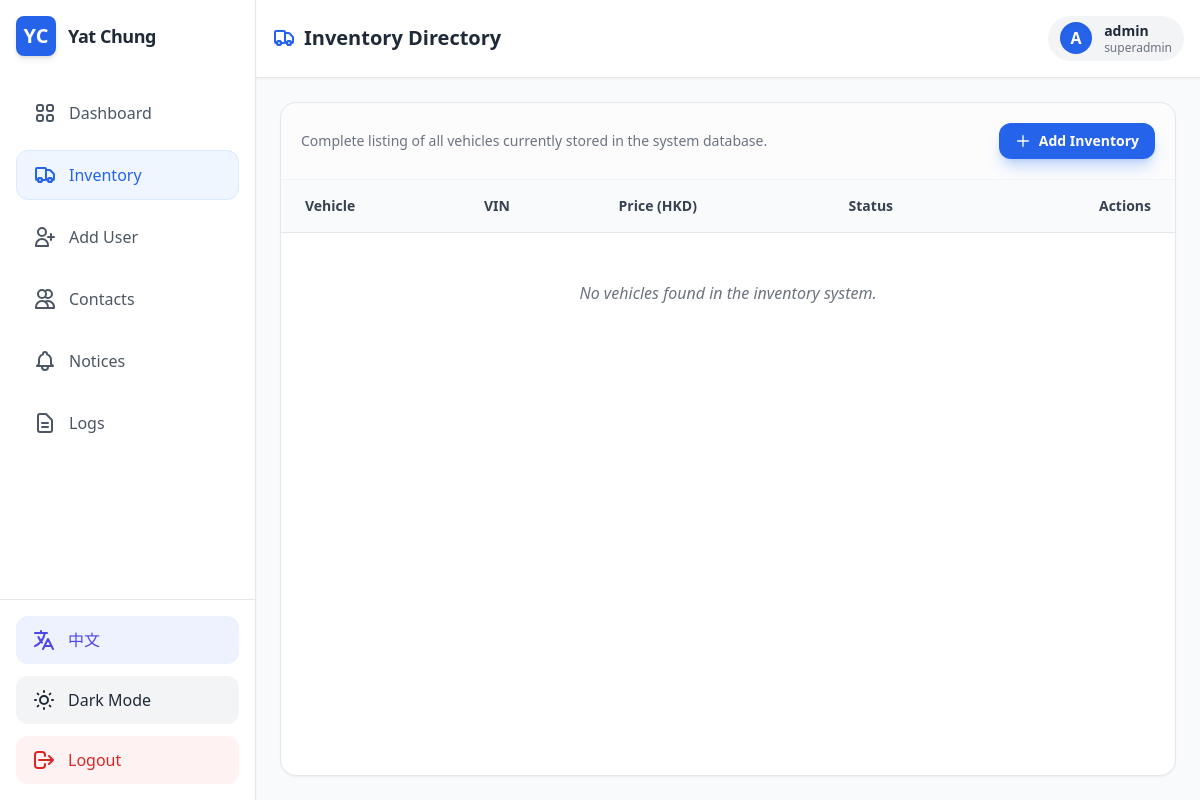
The page /inventory (signed in) on the database its author committed.
### app.py (models this page shows, shortened)
class User(UserMixin, db.Model):
    __tablename__ = 'users'
    id = db.Column(db.Integer, primary_key=True)
    username = db.Column(db.String(80), unique=True, nullable=False)
    password_hash = db.Column(db.String(128), nullable=False)
    role = db.Column(db.String(20), nullable=False, default='staff')

### app.py (the view)
@app.route('/inventory')
def inventory():
    try:
        if not current_user.is_authenticated:
            return redirect(url_for('login'))
        new_log = AuditLog(user_id=current_user.id, action="Viewed full inventory directory")
        db.session.add(new_log)
        db.session.commit()
        inventory_items = Inventory.query.order_by(Inventory.id.desc()).all()
        return render_template('inventory.html', user=current_user, inventory=inventory_items)
    except Exception as e:
        print(f"🛑 INVENTORY ROUTE ERROR: {str(e)}")
        flash(f"Could not load Inventory tab: {str(e)}", "error")
        return redirect(url_for('dashboard'))

### app.py (called while the page is built)
@login_manager.user_loader
def load_user(user_id):
    return User.query.get(int(user_id))

@app.context_processor
def inject_translations():
    lang = flask_session.get('lang', 'en')
    def t(key):
        return TRANSLATIONS.get(lang, {}).get(key, key)
    return dict(t=t, current_lang=lang)

### templates/inventory.html (shortened to what this page needs)
{% extends "base.html" %}
{% block header_content %}
<h2 class="text-xl font-bold text-gray-800 dark:text-white flex items-center gap-2">
    {{ t('inventory_tab') }} Directory
</h2>
<div class="flex items-center gap-3 px-3 py-1.5 bg-gray-100 dark:bg-gray-700 rounded-full">
    <div class="w-8 h-8 bg-primary text-white rounded-full flex items-center justify-center font-bold shadow-inner">
        {{ user.username[0] | upper if user else 'U' }}
    </div>
    <div class="hidden sm:block text-sm">
        <p class="font-bold leading-tight">{{ user.username if user else 'Staff User' }}</p>
        <p class="text-xs text-gray-500 dark:text-gray-400 leading-tight">{{ user.role if user else 'Staff' }}</p>
    </div>
</div>
{% endblock %}
{% block content %}
<div class="bg-white dark:bg-gray-800 border border-gray-200 dark:border-gray-700 rounded-2xl shadow-sm overflow-hidden flex flex-col h-full">
    <div class="p-5 border-b border-gray-100 dark:border-gray-700 bg-gray-50/50 dark:bg-gray-800/50 flex justify-between items-center">
        <p class="text-sm text-gray-500 dark:text-gray-400">Complete listing of all vehicles currently stored in the system database.</p>
        {% if user and user.role in ['owner', 'co_owner', 'senior_staff', 'staff', 'superadmin'] %}
        <button type="button" onclick="document.getElementById('add-inventory-modal').classList.remove('hidden')"
                class="flex items-center gap-2 py-2 px-4 bg-primary hover:bg-blue-700 text-white rounded-xl font-bold text-sm shadow-lg shadow-blue-500/30 transition-all whitespace-nowrap">
            <svg class="w-4 h-4" fill="none" stroke="currentColor" viewBox="0 0 24 24"><path stroke-linecap="round" stroke-linejoin="round" stroke-width="2" d="M12 4v16m8-8H4"></path></svg>
            Add Inventory
        </button>
        {% endif %}
    </div>
    <div class="overflow-x-auto flex-1">
        <table class="w-full text-left border-collapse">
            <thead>
                <tr class="bg-gray-50 dark:bg-gray-900 border-b border-gray-200 dark:border-gray-700">
                    <th class="py-4 px-6 font-semibold text-sm text-gray-700 dark:text-gray-300">Vehicle</th>
                    <th class="py-4 px-6 font-semibold text-sm text-gray-700 dark:text-gray-300">VIN</th>
                    <th class="py-4 px-6 font-semibold text-sm text-gray-700 dark:text-gray-300">Price (HKD)</th>
                    <th class="py-4 px-6 font-semibold text-sm text-gray-700 dark:text-gray-300">Status</th>
                    {% if user and user.role != 'investor' %}
                    <th class="py-4 px-6 font-semibold text-sm text-gray-700 dark:text-gray-300 text-right">Actions</th>
                    {% endif %}
                </tr>
            </thead>
            <tbody class="divide-y divide-gray-100 dark:divide-gray-700">
                {% for item in inventory %}
                <tr class="hover:bg-gray-50/50 dark:hover:bg-gray-800/50 transition-colors">
                    <td class="py-4 px-6 text-sm font-medium text-gray-800 dark:text-gray-200 whitespace-nowrap">
                        {{ item.year }} {{ item.make }} {{ item.model }}
                    </td>
                    <td class="py-4 px-6 text-sm text-gray-500 dark:text-gray-400 font-mono">
                        {{ item.vin }}
                    </td>
                    <td class="py-4 px-6 text-sm text-gray-700 dark:text-gray-300">
                        ${{ "{:,.0f}".format(item.price) }}
                    </td>
                    <td class="py-4 px-6 text-sm">
                        <span class="px-2.5 py-1 rounded-md text-xs font-medium
                            {% if item.status == 'Available' %} bg-blue-100 text-blue-800 dark:bg-blue-900/30 dark:text-blue-400
                            {% elif item.status == 'Reserved' %} bg-orange-100 text-orange-800 dark:bg-orange-900/30 dark:text-orange-400
                            {% else %} bg-gray-100 text-gray-800 dark:bg-gray-700 dark:text-gray-300 {% endif %}">
                            {{ item.status }}
                        </span>
                    </td>
                    {% if user and user.role != 'investor' %}
                    <td class="py-4 px-6 text-right whitespace-nowrap">
                        {% if item.status != 'Sold' %}
                        <form action="{{ url_for('mark_sold', item_id=item.id) }}" method="POST" class="inline">
                            <button type="submit" class="text-sm font-medium text-success hover:text-green-700 dark:hover:text-green-400 px-3 py-1.5 border border-green-200 dark:border-green-800/30 rounded-lg hover:bg-green-50 dark:hover:bg-green-900/20 transition-all">
                                Mark Sold
                            </button>
                        </form>
                        {% else %}
                        <span class="text-sm text-gray-400 italic">Completed</span>
                        {% endif %}
                    </td>
                    {% endif %}
                </tr>
                {% else %}
                <tr>
                    <td colspan="5" class="py-12 text-center text-gray-500 dark:text-gray-400 italic">
                        No vehicles found in the inventory system.
                    </td>
                </tr>
                {% endfor %}
            </tbody>
        </table>
    </div>
</div>
{% endblock %}

### templates/base.html (style rules this page uses)
body { transition: background-color 0.3s ease, color 0.3s ease; }

### rows shown on the page
User: username "A", username "admin", role "superadmin"

### other values the page prints
{{ t('dashboard') }} "Dashboard"
{{ t('inventory_tab') }} "Inventory"
{{ t('add_user') }} "Add User"
{{ t('contacts') }} "Contacts"
{{ t('notices_tab') }} "Notices"
{{ t('logs') }} "Logs"
{{ '中文' if current_lang == 'en' else 'English' }} "中文"
{{ t('logout') }} "Logout"
